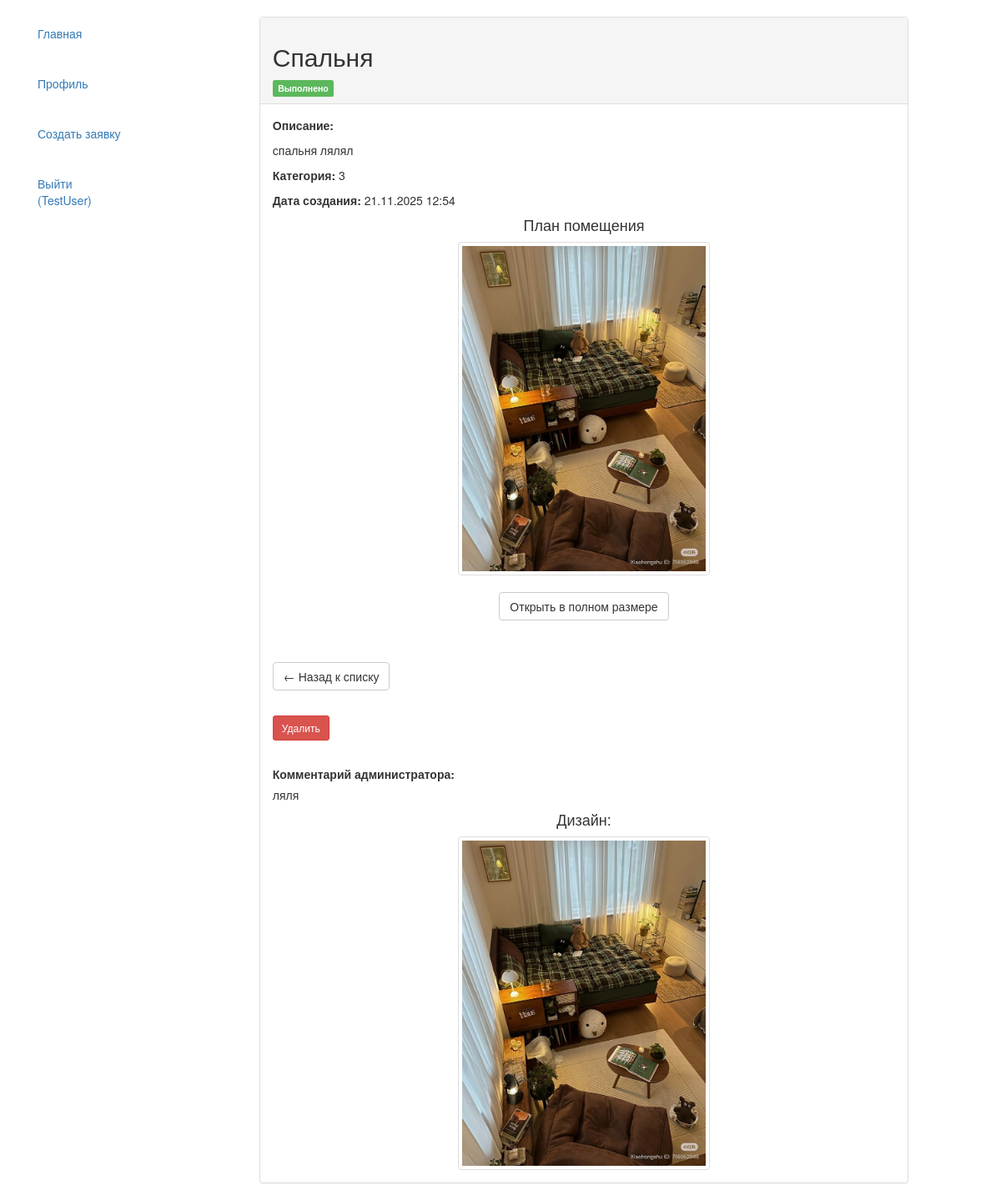
The app's page /application/21/ (signed in) with its own data.
### main/models.py (models this page shows, shortened)
class Application(models.Model):
    STATUS_CHOICES = [
        ('new', 'Новая'),
        ('in_progress', 'Принято в работу'),
        ('completed', 'Выполнено'),
    ]
    name = models.CharField(
        max_length=200,
        verbose_name='Название заявки'
    )
    description = models.TextField(
        verbose_name='Описание'
    )
    category = models.ForeignKey(
        Category,
        on_delete=models.PROTECT,
        verbose_name='Категория'
    )
    floor_plan = models.ImageField(
        upload_to='floor_plans/%Y/%m/%d/',
        verbose_name='План помещения',
        validators=[validate_image_file]
    )
    client = models.ForeignKey(
        User,
        on_delete=models.CASCADE,
        related_name='applications',
        verbose_name='Клиент'
    )
    status = models.CharField(
        max_length=20,
        choices=STATUS_CHOICES,
        default='new',
        verbose_name='Статус'
    )
    created_at = models.DateTimeField(
        auto_now_add=True,
        verbose_name='Дата создания'
    )
    comment = models.TextField(
        blank=True, null=True,
        verbose_name='Комментарий'
    )
    design_image = models.ImageField(
        upload_to='designs/',
        blank=True, null=True,
        verbose_name='Изображение дизайна'
    )
    class Meta:
            verbose_name = 'Заявка'
            verbose_name_plural = 'Заявки'
            ordering = ['-created_at']

class Category(models.Model):
    name = models.CharField(
        max_length=100,
        verbose_name='Название категории',
        unique=True
    )
    description = models.TextField(
        verbose_name='Описание категории',
        blank=True
    )
    class Meta:
            verbose_name = 'Категория'
            verbose_name_plural = 'Категории'
            ordering = ['name']

### main/views.py (the view)
# urls.py: path('application/<int:application_id>/', views.application_detail, name='application_detail'),
@login_required
def application_detail(request, application_id):
    application = get_object_or_404(Application, id=application_id)
    return render(request, 'main/application_detail.html', {
        'application': application
    })

### main/templates/main/application_detail.html (shortened to what this page needs)
{% extends "base_generic.html" %}
{% block content %}
<div class="container-fluid" style="margin-top: 20px;">
    <div class="row">
        <div class="col-md-10 col-md-offset-1">
            <div class="panel panel-default">
                <div class="panel-heading">
                    <h2>{{ application.name }}</h2>
                    <span class="label
                        {% if application.status == 'new' %}label-primary
                        {% elif application.status == 'in_progress' %}label-warning
                        {% elif application.status == 'completed' %}label-success
                        {% else %}label-default{% endif %}">
                        {{ application.get_status_display }}
                    </span>
                </div>
                <div class="panel-body">
                    <p><strong>Описание:</strong></p>
                    <p>{{ application.description|linebreaks }}</p>
                    <p><strong>Категория:</strong> {{ application.category.name }}</p>
                    <p><strong>Дата создания:</strong> {{ application.created_at|date:"d.m.Y H:i" }}</p>
                    <div class="text-center">
                        <h4>План помещения</h4>
                        {% if application.floor_plan %}
                            <img src="{{ application.floor_plan.url }}"
                                 alt="План помещения"
                                 class="img-thumbnail"
                                 style="max-width: 100%; max-height: 400px;">
                            <br><br>
                            <a href="{{ application.floor_plan.url }}"
                               target="_blank"
                               class="btn btn-default">
                                Открыть в полном размере
                            </a>
                        {% else %}
                            <p class="text-muted">План помещения не загружен</p>
                        {% endif %}
                    </div>
                </div>
                <div class="panel-body" style="margin-top: 20px;">
                    {% if user.is_superuser %}
                        <a href="{% url 'main:admin_applications' %}" class="btn btn-default">← Назад к списку</a>
                    {% else %}
                        <a href="{% url 'main:profile' %}" class="btn btn-default">← Назад к списку</a>
                    {% endif %}
                </div>
                    <div class="panel-body">
                    {% if application.status != 'new' %}
                    <button type="button" class="btn btn-danger btn-sm"
                            onclick="alert('Нельзя удалить заявку, которая уже принята в работу или выполнена!')">
                        Удалить
                    </button>
                    {% endif %}
                    </div>
                    <div class="panel-body">
                     {% if application.comment %}
                        <div class="comment-section">
                            <label for="comment">Комментарий администратора:</label>
                            <div class="comment-box">{{ application.comment }}</div>
                        </div>
                        {% endif %}
                        {% if application.design_image %}
                        <div class="text-center">
                            <h4>Дизайн:</h4>
                            <img src="{{ application.design_image.url }}" alt="Дизайн заявки"
                             class="img-thumbnail"
                             style="max-width: 100%; max-height: 400px;">
                        </div>
                        {% endif %}
                </div>
                </div>
            </div>
        </div>
    </div>
</div>
{% endblock %}

### main/templates/base_generic.html (shortened to what this page needs)
<!Doctype html>
<html lang="ru">
  <head>
    <link
      rel="stylesheet"
      href="https://maxcdn.bootstrapcdn.com/bootstrap/3.3.7/css/bootstrap.min.css" />
    {% load static %}
    <link rel="stylesheet" href="{% static 'main/css/styles.css' %}" />
  </head>
  <body>
    <div class="container-fluid">
      <div class="row">
        <div class="col-sm-2">
          {% block sidebar %}
          <div class="collapse navbar-collapse" id="navbar-collapse">
            <ul class="nav nav-bar">
              <li><a href="{% url 'main:home' %}">Главная</a></li>
            </ul>
            {% if user.is_authenticated %}
            <ul class="nav nav-bar">
              <li><a href="{% url 'main:profile' %}">Профиль</a></li>
            </ul>
            {% if not user.is_superuser %}
            <ul class="nav nav-bar">
              <li><a href="{% url 'main:create_application' %}">Создать заявку</a></li>
            </ul>
            {% endif %}
            <ul class="nav nav-bar">
               <li><a href="{% url 'users:logout' %}">Выйти ({{ user.username }})</a></li>
            </ul>
            {% endif %}
            </div>
          {% endblock %}
        </div>
        <div class="col-sm-10">
          {% block content %}
          {% endblock %}
        </div>
      </div>
  </body>
</html>

### main/static/main/css/styles.css (style rules this page uses)
.nav-bar { margin-top: 20px; padding: 0; }

### records on screen
Application: name "Спальня", status "Выполнено", description "спальня лялял", category.name "3", created_at "21.11.2025 12:54", floor_plan (picture), comment "ляля", design_image (picture)

### other values on screen
{{ user.username }} "TestUser"
